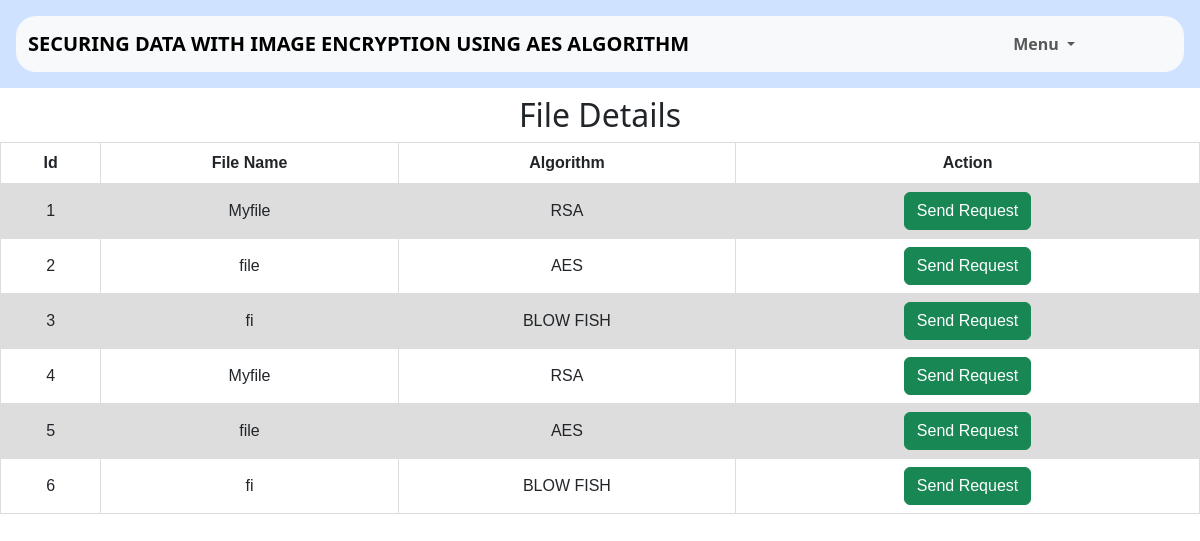
/filerequests (signed in), run on the app's committed database.
### USERAPP/models.py (models this page shows)
class TextEncryptionModel(models.Model):
    useremail = models.EmailField(null=True)
    filename = models.CharField(null=True, max_length=100)
    cipher_text = models.TextField(null=True)
    algorithm = models.CharField(null=True, max_length=50)
    elapsedtime = models.CharField(null=True, max_length=150)
    key = models.CharField(null=True, max_length=100)
    status = models.CharField(null=True, max_length=100, default="pending")
    class Meta:
        db_table = "Encryption"

### USERAPP/views.py (the view)
# urls.py: path('filerequests', filerequests, name="filerequests"),
def filerequests(req):
    all_data = TextEncryptionModel.objects.all()
    return render(req, FILE_REQUESTS, {'all_data': all_data, 'useremail': req.session['useremail']})

### templates/filerequests.html (shortened to what this page needs)
{% extends "home.html" %}
{% block content %}
<center>
    <table>
        <h2>File Details</h2>
        <th style="text-align:center;">Id</th>
        <th style="text-align:center;">File Name</th>
        <th style="text-align:center;">Algorithm</th>
        {% if useremail %}
        <th style="text-align:center;">Action</th>
        {% else %}
        <th style="text-align:center;">Action</th>
        {% endif %}
        {% for i in all_data %}
        <tr>
            <td style="text-align:center;">{{i.id}}</td>
            <td style="text-align:center;">{{i.filename}}</td>
            <td style="text-align:center;">{{i.algorithm}}</td>
            {% if i.useremail == useremail %}
            <td style="text-align:center;">File Uploaded by You</td>
            {% else %}
            <td style="text-align:center;">
                <a href="{% url 'sendrequest' i.id %}" class="btn btn-success">Send Request</a>
            </td>
            {% endif %}
        </tr>
        {% endfor %}
    </table>
</center>
{% endblock %}

### templates/home.html (shortened to what this page needs)
<!DOCTYPE html>
<html lang="en">
<head>
    <link href="https://cdn.jsdelivr.net/npm/bootstrap@5.3.2/dist/css/bootstrap.min.css" rel="stylesheet"
>
</head>
<body>
    <div class="p-3 mb-2 bg-primary-subtle text-emphasis-primary">
        <nav class="navbar navbar-expand-lg bg-body-tertiary" style="border-radius:20px;">
            <div class="container-fluid">
                <a class="navbar-brand" href="#">
                    <b>SECURING DATA WITH IMAGE ENCRYPTION USING AES ALGORITHM</b>
                </a>
                <div class="collapse navbar-collapse" id="navbarSupportedContent">
                    <ul class="navbar-nav me-auto mb-2 mb-lg-0">
                        <li class="nav-item dropdown" style="margin-left:300px;">
                            <a class="nav-link dropdown-toggle" href="#" role="button" data-bs-toggle="dropdown"
                                aria-expanded="false">
                                <b>Menu</b>
                            </a>
                        </li>
                    </ul>
                </div>
            </div>
        </nav>
    </div>
    {% block content %}{% endblock %}
</body>
</html>

### templates/filerequests.html (style rules this page uses)
table { font-family: arial, sans-serif; border-collapse: collapse; width: 100%; }
td, th { border: 1px solid #dddddd; text-align: left; padding: 8px; }
tr:nth-child(even) { background-color: #dddddd; }

### data on the page
TextEncryptionModel: id "1", filename "Myfile", algorithm "RSA", useremail "Send Request"
TextEncryptionModel: id "2", filename "file", algorithm "AES", useremail "Send Request"
TextEncryptionModel: id "3", filename "fi", algorithm "BLOW FISH", useremail "Send Request"
TextEncryptionModel: id "4", filename "Myfile", algorithm "RSA", useremail "Send Request"
TextEncryptionModel: id "5", filename "file", algorithm "AES", useremail "Send Request"
TextEncryptionModel: id "6", filename "fi", algorithm "BLOW FISH", useremail "Send Request"
